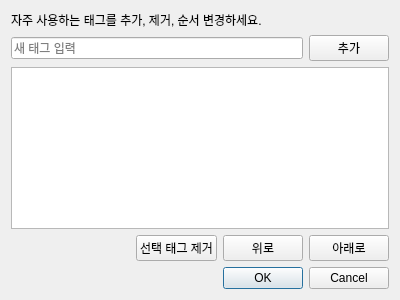
<?xml version="1.0" encoding="UTF-8"?>
<ui version="4.0">
 <class>CustomTagDialog</class>
 <widget class="QDialog" name="CustomTagDialog">
  <property name="geometry">
   <rect>
    <x>0</x>
    <y>0</y>
    <width>400</width>
    <height>300</height>
   </rect>
  </property>
  <property name="windowTitle">
   <string>빠른 태그 관리</string>
  </property>
  <layout class="QVBoxLayout" name="verticalLayout">
   <item>
    <widget class="QLabel" name="label">
     <property name="text">
      <string>자주 사용하는 태그를 추가, 제거, 순서 변경하세요.</string>
     </property>
    </widget>
   </item>
   <item>
    <layout class="QHBoxLayout" name="horizontalLayout">
     <item>
      <widget class="QLineEdit" name="tag_input_line_edit">
       <property name="placeholderText">
        <string>새 태그 입력</string>
       </property>
      </widget>
     </item>
     <item>
      <widget class="QPushButton" name="add_tag_button">
       <property name="text">
        <string>추가</string>
       </property>
      </widget>
     </item>
    </layout>
   </item>
   <item>
    <widget class="QListWidget" name="tag_list_widget"/>
   </item>
   <item>
    <layout class="QHBoxLayout" name="horizontalLayout_2">
     <item>
      <spacer name="horizontalSpacer">
       <property name="orientation">
        <enum>Qt::Horizontal</enum>
       </property>
       <property name="sizeHint" stdset="0">
        <size>
         <width>40</width>
         <height>20</height>
        </size>
       </property>
      </spacer>
     </item>
     <item>
      <widget class="QPushButton" name="remove_tag_button">
       <property name="text">
        <string>선택 태그 제거</string>
       </property>
      </widget>
     </item>
     <item>
      <widget class="QPushButton" name="move_up_button">
       <property name="text">
        <string>위로</string>
       </property>
      </widget>
     </item>
     <item>
      <widget class="QPushButton" name="move_down_button">
       <property name="text">
        <string>아래로</string>
       </property>
      </widget>
     </item>
    </layout>
   </item>
   <item>
    <widget class="QDialogButtonBox" name="buttonBox">
     <property name="orientation">
      <enum>Qt::Horizontal</enum>
     </property>
     <property name="standardButtons">
      <set>QDialogButtonBox::Cancel|QDialogButtonBox::Ok</set>
     </property>
    </widget>
   </item>
  </layout>
 </widget>
 <resources/>
 <connections>
  <connection>
   <sender>buttonBox</sender>
   <signal>accepted()</signal>
   <receiver>CustomTagDialog</receiver>
   <slot>accept()</slot>
   <hints>
    <hint type="sourcelabel">
     <x>248</x>
     <y>254</y>
    </hint>
    <hint type="destinationlabel">
     <x>157</x>
     <y>274</y>
    </hint>
   </hints>
  </connection>
  <connection>
   <sender>buttonBox</sender>
   <signal>rejected()</signal>
   <receiver>CustomTagDialog</receiver>
   <slot>reject()</slot>
   <hints>
    <hint type="sourcelabel">
     <x>316</x>
     <y>254</y>
    </hint>
    <hint type="destinationlabel">
     <x>286</x>
     <y>274</y>
    </hint>
   </hints>
  </connection>
 </connections>
</ui>
